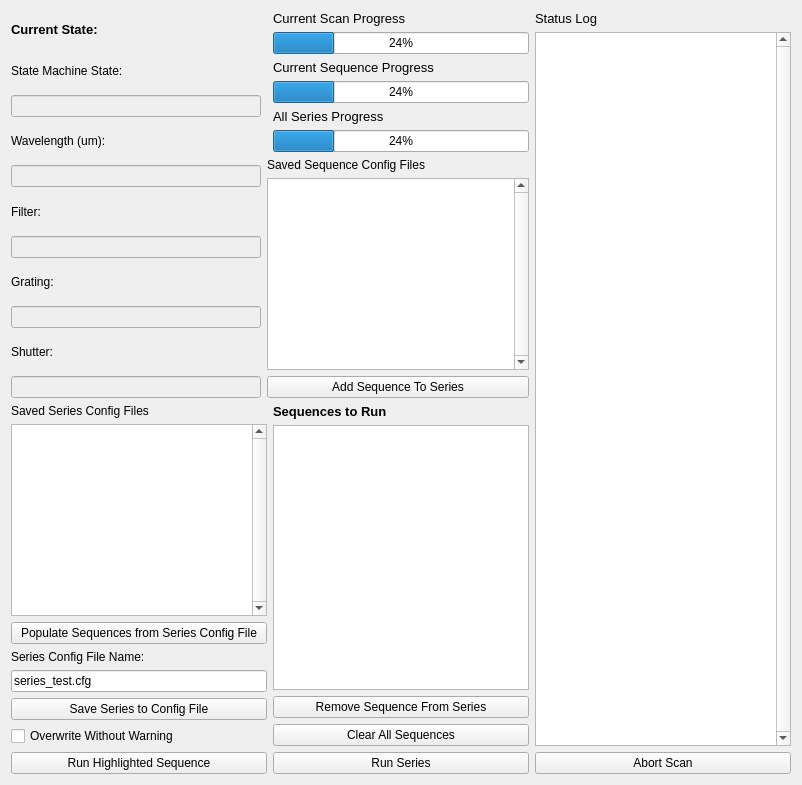
     <widget class="QWidget" name="tab1_series_scan">
      <attribute name="title">
       <string>Series</string>
      </attribute>
      <layout class="QGridLayout" name="gridLayout_2">
       <item row="0" column="0" rowspan="2">
        <layout class="QVBoxLayout" name="verticalLayout_2">
         <item>
          <widget class="QLabel" name="curent_parameters_title_tab1">
           <property name="font">
            <font>
             <pointsize>10</pointsize>
             <weight>75</weight>
             <bold>true</bold>
            </font>
           </property>
           <property name="text">
            <string>Current State:</string>
           </property>
          </widget>
         </item>
         <item>
          <widget class="QLabel" name="label">
           <property name="text">
            <string>State Machine State:</string>
           </property>
          </widget>
         </item>
         <item>
          <widget class="QLineEdit" name="lineEdit">
           <property name="enabled">
            <bool>false</bool>
           </property>
          </widget>
         </item>
         <item>
          <widget class="QLabel" name="wavelength_current_label_tab1">
           <property name="text">
            <string>Wavelength (um):</string>
           </property>
          </widget>
         </item>
         <item>
          <widget class="QLineEdit" name="wavelength_current_ledit_tab1">
           <property name="enabled">
            <bool>false</bool>
           </property>
           <property name="text">
            <string/>
           </property>
          </widget>
         </item>
         <item>
          <widget class="QLabel" name="osf_current_label_tab1">
           <property name="text">
            <string>Filter:</string>
           </property>
          </widget>
         </item>
         <item>
          <widget class="QLineEdit" name="osf_current_ledit_tab1">
           <property name="enabled">
            <bool>false</bool>
           </property>
          </widget>
         </item>
         <item>
          <widget class="QLabel" name="grating_current_label_tab1">
           <property name="text">
            <string>Grating:</string>
           </property>
          </widget>
         </item>
         <item>
          <widget class="QLineEdit" name="grating_current_ledit_tab1">
           <property name="enabled">
            <bool>false</bool>
           </property>
          </widget>
         </item>
         <item>
          <widget class="QLabel" name="shutter_current_label_tab1">
           <property name="text">
            <string>Shutter:</string>
           </property>
          </widget>
         </item>
         <item>
          <widget class="QLineEdit" name="shutter_current_ledit_tab1">
           <property name="enabled">
            <bool>false</bool>
           </property>
          </widget>
         </item>
        </layout>
       </item>
       <item row="0" column="2">
        <layout class="QVBoxLayout" name="progressBar_verticalLayout_tab1">
         <item>
          <widget class="QLabel" name="scan_progress_label_tab1">
           <property name="font">
            <font>
             <pointsize>10</pointsize>
            </font>
           </property>
           <property name="text">
            <string>Current Scan Progress</string>
           </property>
          </widget>
         </item>
         <item>
          <widget class="QProgressBar" name="scan_progressBar_tab1">
           <property name="value">
            <number>24</number>
           </property>
          </widget>
         </item>
         <item>
          <widget class="QLabel" name="sequence_progress_label_tab1">
           <property name="font">
            <font>
             <pointsize>10</pointsize>
            </font>
           </property>
           <property name="text">
            <string>Current Sequence Progress</string>
           </property>
          </widget>
         </item>
         <item>
          <widget class="QProgressBar" name="sequence_progressBar_tab1">
           <property name="value">
            <number>24</number>
           </property>
          </widget>
         </item>
         <item>
          <widget class="QLabel" name="series_progress_label_tab1">
           <property name="font">
            <font>
             <pointsize>10</pointsize>
            </font>
           </property>
           <property name="text">
            <string>All Series Progress</string>
           </property>
          </widget>
         </item>
         <item>
          <widget class="QProgressBar" name="series_progressBar_tab1">
           <property name="value">
            <number>24</number>
           </property>
          </widget>
         </item>
        </layout>
       </item>
       <item row="0" column="3" rowspan="3">
        <layout class="QVBoxLayout" name="sl_verticalLayout_tab1">
         <item>
          <widget class="QLabel" name="status_log_label_tab1">
           <property name="font">
            <font>
             <pointsize>10</pointsize>
            </font>
           </property>
           <property name="text">
            <string>Status Log</string>
           </property>
          </widget>
         </item>
         <item>
          <widget class="QTextBrowser" name="sl_textBrowser_tab1">
           <property name="verticalScrollBarPolicy">
            <enum>Qt::ScrollBarAlwaysOn</enum>
           </property>
          </widget>
         </item>
        </layout>
       </item>
       <item row="1" column="1" colspan="2">
        <layout class="QVBoxLayout" name="add_sequence_verticalLayout_tab1">
         <item>
          <widget class="QLabel" name="sequence_config_files_label_tab1">
           <property name="text">
            <string>Saved Sequence Config Files</string>
           </property>
          </widget>
         </item>
         <item>
          <widget class="QListWidget" name="sequence_config_files_tab1">
           <property name="verticalScrollBarPolicy">
            <enum>Qt::ScrollBarAlwaysOn</enum>
           </property>
           <property name="editTriggers">
            <set>QAbstractItemView::SelectedClicked</set>
           </property>
           <property name="dragDropOverwriteMode">
            <bool>true</bool>
           </property>
           <property name="dragDropMode">
            <enum>QAbstractItemView::DragDrop</enum>
           </property>
          </widget>
         </item>
         <item>
          <widget class="QPushButton" name="add_sequence_button_tab1">
           <property name="sizePolicy">
            <sizepolicy hsizetype="Minimum" vsizetype="Maximum">
             <horstretch>0</horstretch>
             <verstretch>0</verstretch>
            </sizepolicy>
           </property>
           <property name="text">
            <string>Add Sequence To Series</string>
           </property>
          </widget>
         </item>
        </layout>
       </item>
       <item row="2" column="0" colspan="2">
        <layout class="QVBoxLayout" name="saved_series_verticalLayout_tab1">
         <item>
          <widget class="QLabel" name="saved_series_config_files_label_tab1">
           <property name="text">
            <string>Saved Series Config Files</string>
           </property>
          </widget>
         </item>
         <item>
          <widget class="QListWidget" name="saved_series_config_files_tab1">
           <property name="verticalScrollBarPolicy">
            <enum>Qt::ScrollBarAlwaysOn</enum>
           </property>
           <property name="editTriggers">
            <set>QAbstractItemView::NoEditTriggers</set>
           </property>
           <property name="dragDropMode">
            <enum>QAbstractItemView::NoDragDrop</enum>
           </property>
           <property name="selectionMode">
            <enum>QAbstractItemView::SingleSelection</enum>
           </property>
          </widget>
         </item>
         <item>
          <widget class="QPushButton" name="load_series_button_tab1">
           <property name="sizePolicy">
            <sizepolicy hsizetype="Minimum" vsizetype="Maximum">
             <horstretch>0</horstretch>
             <verstretch>0</verstretch>
            </sizepolicy>
           </property>
           <property name="text">
            <string>Populate Sequences from Series Config File</string>
           </property>
          </widget>
         </item>
         <item>
          <widget class="QLabel" name="series_name_label_tab1">
           <property name="sizePolicy">
            <sizepolicy hsizetype="Preferred" vsizetype="Maximum">
             <horstretch>0</horstretch>
             <verstretch>0</verstretch>
            </sizepolicy>
           </property>
           <property name="text">
            <string>Series Config File Name:</string>
           </property>
          </widget>
         </item>
         <item>
          <widget class="QLineEdit" name="series_name_ledit_tab1">
           <property name="text">
            <string>series_test.cfg</string>
           </property>
           <property name="placeholderText">
            <string/>
           </property>
          </widget>
         </item>
         <item>
          <widget class="QPushButton" name="save_series_button_tab1">
           <property name="sizePolicy">
            <sizepolicy hsizetype="Minimum" vsizetype="Maximum">
             <horstretch>0</horstretch>
             <verstretch>0</verstretch>
            </sizepolicy>
           </property>
           <property name="text">
            <string>Save Series to Config File</string>
           </property>
          </widget>
         </item>
         <item>
          <widget class="QCheckBox" name="overwrite_checkBox_tab1">
           <property name="text">
            <string>Overwrite Without Warning</string>
           </property>
          </widget>
         </item>
        </layout>
       </item>
       <item row="2" column="2">
        <layout class="QVBoxLayout" name="run_series_verticalLayout_tab1">
         <item>
          <widget class="QLabel" name="series_configs_label_tab1">
           <property name="font">
            <font>
             <pointsize>10</pointsize>
             <weight>75</weight>
             <bold>true</bold>
            </font>
           </property>
           <property name="text">
            <string>Sequences to Run</string>
           </property>
          </widget>
         </item>
         <item>
          <widget class="QListWidget" name="series_config_files_tab1">
           <property name="verticalScrollBarPolicy">
            <enum>Qt::ScrollBarAsNeeded</enum>
           </property>
           <property name="editTriggers">
            <set>QAbstractItemView::CurrentChanged|QAbstractItemView::SelectedClicked</set>
           </property>
           <property name="dragEnabled">
            <bool>true</bool>
           </property>
           <property name="dragDropMode">
            <enum>QAbstractItemView::DragDrop</enum>
           </property>
           <property name="selectionMode">
            <enum>QAbstractItemView::NoSelection</enum>
           </property>
          </widget>
         </item>
         <item>
          <widget class="QPushButton" name="remove_sequence_button_tab1">
           <property name="text">
            <string>Remove Sequence From Series</string>
           </property>
           <property name="checkable">
            <bool>false</bool>
           </property>
          </widget>
         </item>
         <item>
          <widget class="QPushButton" name="clear_all_sequences_button_tab_1">
           <property name="text">
            <string>Clear All Sequences</string>
           </property>
          </widget>
         </item>
        </layout>
       </item>
       <item row="3" column="0" colspan="4">
        <layout class="QHBoxLayout" name="run_bottons_horizontalLayout_tab1">
         <item>
          <widget class="QPushButton" name="run_single_tab1">
           <property name="text">
            <string>Run Highlighted Sequence</string>
           </property>
           <property name="iconSize">
            <size>
             <width>20</width>
             <height>40</height>
            </size>
           </property>
          </widget>
         </item>
         <item>
          <widget class="QPushButton" name="run_series_tab1">
           <property name="text">
            <string>Run Series</string>
           </property>
           <property name="iconSize">
            <size>
             <width>20</width>
             <height>40</height>
            </size>
           </property>
          </widget>
         </item>
         <item>
          <widget class="QPushButton" name="abort_scan_button_tab1">
           <property name="text">
            <string>Abort Scan</string>
           </property>
           <property name="iconSize">
            <size>
             <width>20</width>
             <height>40</height>
            </size>
           </property>
          </widget>
         </item>
        </layout>
       </item>
      </layout>
     </widget>
